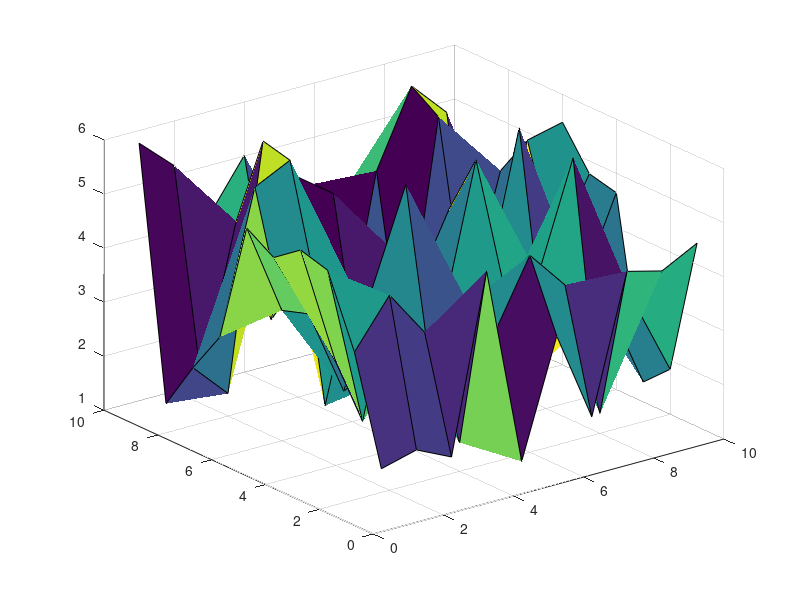

This chart was generated by the following MATLAB code: (Note: this script raises an error after producing the figure.)
%% Map properties

close all;
clearvars;

terrainVariability = 10;
mapSize = 12;

A = 5 * rand(terrainVariability, terrainVariability) + 1;
figure(1);
surf(A);

X = 1:length(A);
Y = X;

ft = 'cubicinterp';
[xData, yData, zData] = prepareSurfaceData(X, Y, A);
[fitresult, gof] = fit([xData, yData], zData, ft, 'Normalize', 'on');

wsp1 = ceil(mapSize / terrainVariability);

map = zeros(wsp1 * length(A), wsp1 * length(A));
for i = 0: wsp1 * length(A)
    for j = 0: wsp1 * length(A)
        map(i,j) = fitresult(i / wsp1, j / wsp1);
        if map(i,j) > 5
            map(i,j) = 5; 
        end
    end
end

figure(2)
surf(map)
colormap(hsv);